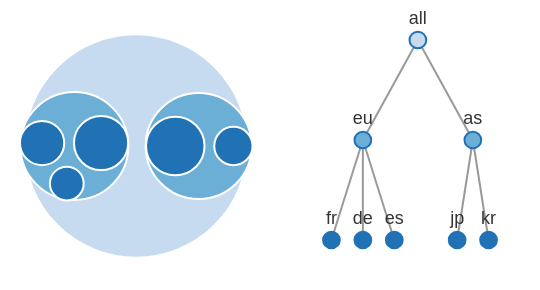

Write the Vega-Lite specification saved for this chart.
### Vega specification from a JSON file in a GitHub repository (floating-point values rounded to 4 significant figures)
{"$schema": "https://vega.github.io/schema/vega/v6.json", "description": "The same tree as a circle pack and as a tidy node-link diagram, with the links drawn from each node back to its parent.", "width": 260, "height": 130, "padding": 5, "data": [{"name": "tree", "values": [{"id": "all", "parent": null, "size": 0}, {"id": "eu", "parent": "all", "size": 0}, {"id": "as", "parent": "all", "size": 0}, {"id": "fr", "parent": "eu", "size": 12}, {"id": "de", "parent": "eu", "size": 18}, {"id": "es", "parent": "eu", "size": 7}, {"id": "jp", "parent": "as", "size": 21}, {"id": "kr", "parent": "as", "size": 9}]}, {"name": "packed", "source": "tree", "transform": [{"type": "stratify", "key": "id", "parentKey": "parent"}, {"type": "pack", "field": "size", "size": [126, 126], "padding": 2}]}, {"name": "tidy", "source": "tree", "transform": [{"type": "stratify", "key": "id", "parentKey": "parent"}, {"type": "tree", "method": "tidy", "size": [110, 100]}, {"type": "formula", "expr": "datum.x + 145", "as": "tx"}, {"type": "formula", "expr": "datum.y + 10", "as": "ty"}]}, {"name": "links", "source": "tidy", "transform": [{"type": "filter", "expr": "datum.parent != null"}, {"type": "lookup", "from": "tidy", "key": "id", "fields": ["parent"], "values": ["tx", "ty"], "as": ["px", "py"]}]}], "scales": [{"name": "depth", "type": "ordinal", "domain": [0, 1, 2], "range": ["#c6dbef", "#6baed6", "#2171b5"]}], "marks": [{"type": "symbol", "from": {"data": "packed"}, "encode": {"enter": {"x": {"field": "x"}, "y": {"field": "y"}, "size": {"signal": "PI * datum.r * datum.r"}, "fill": {"scale": "depth", "field": "depth"}, "stroke": {"value": "#ffffff"}, "strokeWidth": {"value": 1}}}}, {"type": "rule", "from": {"data": "links"}, "encode": {"enter": {"x": {"field": "px"}, "y": {"field": "py"}, "x2": {"field": "tx"}, "y2": {"field": "ty"}, "stroke": {"value": "#999999"}, "strokeWidth": {"value": 1}}}}, {"type": "symbol", "from": {"data": "tidy"}, "encode": {"enter": {"x": {"field": "tx"}, "y": {"field": "ty"}, "size": {"value": 70}, "fill": {"scale": "depth", "field": "depth"}, "stroke": {"value": "#2171b5"}, "strokeWidth": {"value": 1}}}}, {"type": "text", "from": {"data": "tidy"}, "encode": {"enter": {"x": {"field": "tx"}, "y": {"signal": "datum.ty - 8"}, "text": {"field": "id"}, "align": {"value": "center"}, "fontSize": {"value": 9}, "fill": {"value": "#333333"}}}}]}
